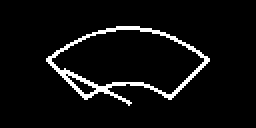
#> input picture scripts/assets/wiper_wide_sweep_128x64.gif, 128 x 64 px (shown 2 times larger)
$ python generate_wiper_icon.py
#> lines starting #> are read from the running program, lines starting #| are printed output that depends on the picture; after the words box and inside, x2 and y2 are one past the last pixel; in counts of white or black regions, pixels touching at a corner belong together
"""Pack the approved wide-sweep wiper GIF into a 20x16 OLED status icon.
Only offline generation requires Pillow. --check checks the generated file;
--verify-ui compares the fourth UI slot with the converted reference frames.
"""
from pathlib import Path
import argparse
import hashlib
from PIL import Image, ImageSequence
ROOT=Path(__file__).resolve().parents[1]
SOURCE=ROOT/"scripts/assets/wiper_wide_sweep_128x64.gif"
OUTPUT=ROOT/"App/ui/components/icons/app_wiper_icon_data.inc"


def load_frames():
    original=[];durations=[]
    with Image.open(SOURCE) as gif:
#> gif is the input picture: PIL image 128x64 L; 5.4% white in thin lines or dots, all inside (x1, y1, x2, y2) = (23, 13, 105, 53)
        assert gif.size==(128,64)
        for frame in ImageSequence.Iterator(gif):
            original.append(frame.convert("L").point(lambda v:255 if v>=128 else 0))
            durations.append(frame.info.get("duration",0))
#> this loop made 121 passes
#> after the loop, durations = 121 values, max 840 at index 0, min 40 at index 1, mean 52.89; original = 121 items
    assert sum(durations)==6400 and all(d>0 and d%40==0 for d in durations)
    boxes=[f.getbbox() for f in original]
#> boxes = 121 items, first 6: (23, 13, 105, 53), (23, 13, 105, 53), (23, 13, 105, 53), (23, 13, 105, 53), (23, 13, 105, 53), (23, 13, 105, 53)
    crop=(min(b[0] for b in boxes),min(b[1] for b in boxes),
          max(b[2] for b in boxes),max(b[3] for b in boxes))
#> crop = (23, 13, 105, 53)
    # One fixed crop preserves the motion origin across frames. A 20x12
    # raster uses slightly more height to distinguish the lower arc and arm.
    size=(20,12)
    frames=[]
    for frame in original:
        small=frame.crop(crop).resize(size,Image.Resampling.BOX).point(lambda v:255 if v>=64 else 0)
        tile=Image.new("L",(20,16));tile.paste(small,((20-size[0])//2,(16-size[1])//2))
        frames.append([bool(v) for v in tile.getdata()])
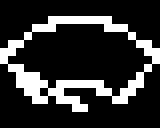
#> tile: PIL image 20x16 L (shown 8 times larger); 19.4% white in thin lines or dots, all inside (x1, y1, x2, y2) = (0, 2, 20, 14)
#> after the loop, frames = 121 items
    return frames,durations


def generate(frames,durations):
    unique=[];steps=[];elapsed=0
    for pixels,duration in zip(frames,durations):
        data=bytes(sum(1<<bit for bit in range(8) if col*8+bit<20 and pixels[y*20+col*8+bit])
                   for y in range(16) for col in range(3))
        if data not in unique:unique.append(data)
        index=unique.index(data);elapsed+=duration
        if steps and steps[-1][1]==index:steps[-1]=(elapsed,index)
        else:steps.append((elapsed,index))
    assert len(unique)<=256 and frames[0]==frames[-1]
    lines=["// Generated by scripts/generate_wiper_icon.py; do not edit by hand.",
           "// Approved wide-sweep GIF SHA256: "+hashlib.sha256(SOURCE.read_bytes()).hexdigest(),
           "// Fixed 20x16 tile. Source pivot (64,51), arm 35px, +/-64 degrees.",
           "// OFF 800ms, four 1200ms sweeps, OFF 800ms. XBM LSB is left.",
           "constexpr uint8_t wiper_frames[][48] = {"]
    lines.extend("  {"+",".join(f"0x{b:02X}" for b in data)+"}," for data in unique)
    lines.extend(["};","struct WiperStep { uint16_t end_ms; uint8_t frame; };",
                  "constexpr WiperStep wiper_steps[] = {"])
    lines.extend(f"  {{{end}U,{index}U}}," for end,index in steps)
    lines.extend(["};","constexpr uint32_t wiper_period_ms = 6400U;",""])
    return "\n".join(lines),len(unique),len(steps)


def verify_ui(path,frames,durations):
    raw=path.read_bytes();assert len(raw)%1024==0
    expanded=[frame for frame,duration in zip(frames,durations) for _ in range(duration//40)]
    assert len(raw)>=len(expanded)*1024
    for index in range(len(raw)//1024):
        fb=raw[index*1024:(index+1)*1024];expected=expanded[index%len(expanded)]
        for y in range(16):
            for x in range(20):
                actual=bool(fb[y//8*128+63+x]&(1<<(y%8)))
                assert actual==expected[y*20+x],f"Wiper mismatch: frame {index} at {x},{y}"
    print(f"PASS: {len(raw)//1024} fourth-slot UI frames match the converted GIF")


if __name__=="__main__":
    parser=argparse.ArgumentParser(description=__doc__)
    parser.add_argument("--check",action="store_true")
    parser.add_argument("--verify-ui",type=Path)
    args=parser.parse_args();frames,durations=load_frames();text,count,steps=generate(frames,durations)
#> after `frames, durations = load_frames()`: frames = 121 items
#> after `text, count, steps = generate(frames, durations)`: count = 16; steps = 121
    if args.check:assert OUTPUT.read_text()==text,"Regenerate wiper icon data"
    else:OUTPUT.write_text(text)
    print(f"PASS: {count} unique 20x16 frames, {steps} timeline steps, 6400 ms")
#| PASS: 16 unique 20x16 frames, 121 timeline steps, 6400 ms
    if args.verify_ui:verify_ui(args.verify_ui,frames,durations)
